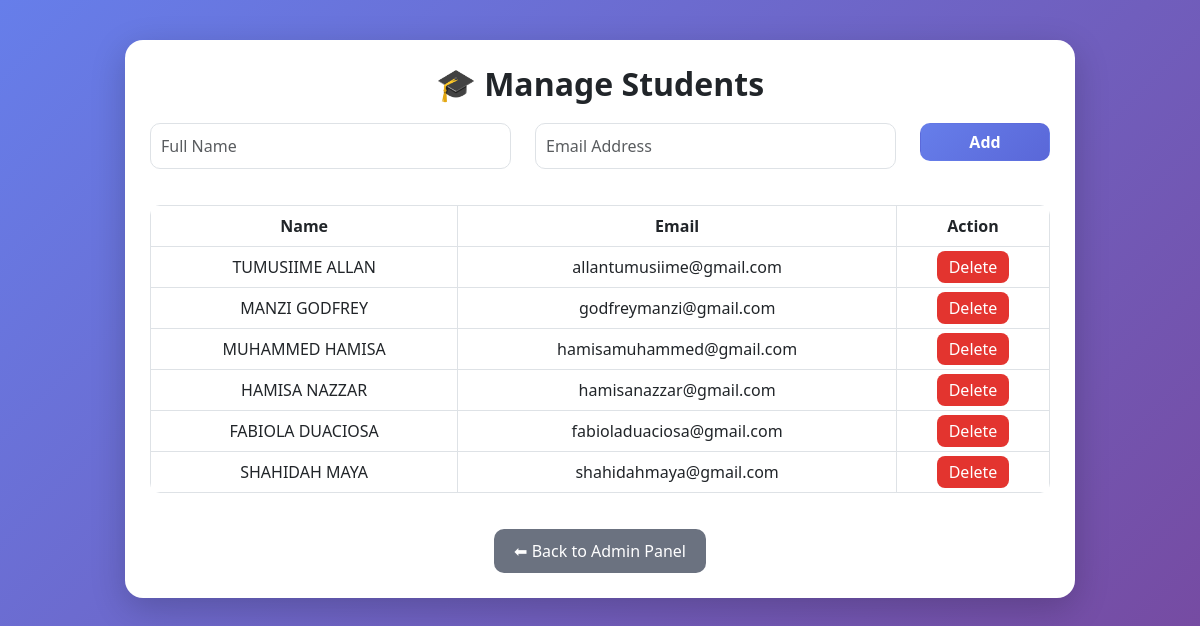
/students.php (signed in), run on the app's committed database.
### tables this page shows
CREATE TABLE `users` (
  `id` int(11) NOT NULL,
  `name` varchar(100) NOT NULL,
  `email` varchar(100) DEFAULT NULL,
  `password` varchar(255) NOT NULL,
  `role` enum('admin','student','teacher') NOT NULL,
  `created_at` timestamp NOT NULL DEFAULT current_timestamp()
);

### students.php (the view, shortened to what this page needs)
<?php
include 'config.php';
$result = $conn->query("SELECT * FROM users WHERE role='student'");
?>
<!DOCTYPE html>
<html>
<head>
    <link href="https://cdn.jsdelivr.net/npm/bootstrap@5.3.0/dist/css/bootstrap.min.css" rel="stylesheet">
</head>
<body>
<div class="container-box">
    <div class="card-custom">
        <h2>🎓 Manage Students</h2>
        <form method="POST">
            <div class="row">
                <div class="col-md-5">
                    <input type="text" name="name" class="form-control mb-3" placeholder="Full Name" required>
                </div>
                <div class="col-md-5">
                    <input type="email" name="email" class="form-control mb-3" placeholder="Email Address" required>
                </div>
                <div class="col-md-2">
                    <button name="add" class="btn btn-add">Add</button>
                </div>
            </div>
        </form>
        <table class="table table-bordered text-center">
            <tr>
                <th>Name</th>
                <th>Email</th>
                <th>Action</th>
            </tr>
            <?php if ($result->num_rows > 0): ?>
                <?php while($row = $result->fetch_assoc()): ?>
                <tr>
                    <td><?= $row['name'] ?></td>
                    <td><?= $row['email'] ?></td>
                    <td>
                        <a href="?delete=<?= $row['id'] ?>"
                           class="btn-delete"
                           onclick="return confirm('Delete this student?')">
                           Delete
                        </a>
                    </td>
                </tr>
                <?php endwhile; ?>
            <?php else: ?>
                <tr>
                    <td colspan="3">❌ No students found</td>
                </tr>
            <?php endif; ?>
        </table>
        <div class="text-center">
            <a href="admin.php" class="back-btn">
                ⬅ Back to Admin Panel
            </a>
        </div>
    </div>
</div>
</body>
</html>

### students.php (style rules this page uses)
body { background: linear-gradient(135deg, #667eea, #764ba2); font-family: 'Segoe UI'; }
.container-box { max-width: 950px; margin: 40px auto; }
.card-custom { background: white; border-radius: 18px; padding: 25px; box-shadow: 0 10px 35px rgba(0,0,0,0.2); }
h2 { text-align: center; font-weight: bold; margin-bottom: 20px; }
.form-control { border-radius: 10px; padding: 10px; }
.btn-add { width: 100%; border-radius: 10px; background: linear-gradient(135deg, #667eea, #5a67d8); color: white; font-weight: bold; transition: 0.2s; }
table { margin-top: 20px; border-radius: 10px; overflow: hidden; }
th { background: #4c51bf; color: white; text-align: center; }
.btn-delete { background: #e3342f; color: white; border-radius: 8px; padding: 5px 12px; text-decoration: none; }
.back-btn { margin-top: 20px; display: inline-block; padding: 10px 20px; border-radius: 10px; background: #6b7280; color: white; text-decoration: none; transition: 0.2s; }
.text-center { text-align: center; }

### data on the page
users: name "TUMUSIIME ALLAN", email "allantumusiime@gmail.com"
users: name "MANZI GODFREY", email "godfreymanzi@gmail.com"
users: name "MUHAMMED HAMISA", email "hamisamuhammed@gmail.com"
users: name "HAMISA NAZZAR", email "hamisanazzar@gmail.com"
users: name "FABIOLA DUACIOSA", email "fabioladuaciosa@gmail.com"
users: name "SHAHIDAH MAYA", email "shahidahmaya@gmail.com"
